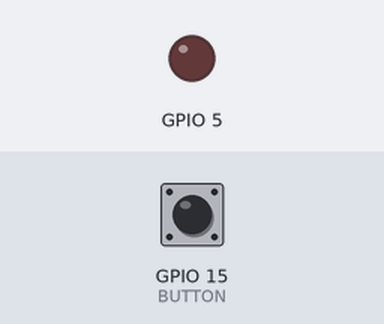
Bench run of a sketch on a simulated ESP32. Parts: output pins drawn as LEDs (lit = HIGH). The inputs (shaded band) are chosen by the test bench; at power-on: GPIO 15 (BUTTON) LOW.

Above: at 1.2 s.
1.3 s: GPIO 15 (BUTTON) pulled HIGH for 0.15 s
At 1.37 s:
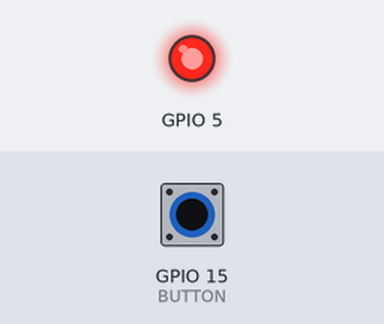
2.9 s: GPIO 15 (BUTTON) pulled HIGH for 3.2 s
At 6.5 s:
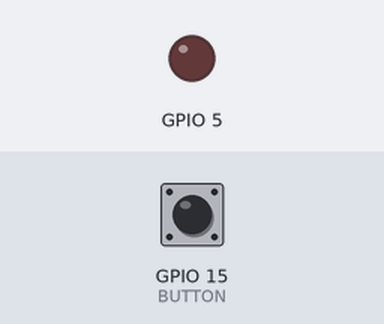
Timing chart, 0 to 8.0 s (numbered marks = the images above; inputs shaded):
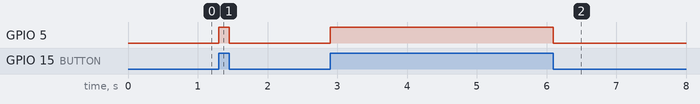

Measured:
- after the input at 1.3 s, GPIO 5: LOW → HIGH at once, → LOW 0.15 s later
- after the input at 2.9 s, GPIO 5: LOW → HIGH at once, → LOW 3.2 s later

The sketch:

T3-1.LedButton.ino
```cpp
#include "Led.h"
#include "Button.h"

int LED_RED = 5;
int BUTTON = 15;

Led led(LED_RED);
Button button(BUTTON);

void setup() {
}

void loop() {
  if(!button.isPressed()){
    led.red_high();
  } else {
    led.red_low();
  }
}
```

Button.h
```cpp
class Button {

private:
  int _buttonPin;

public:
  Button(int buttonPin) {
    _buttonPin = buttonPin;
    pinMode(_buttonPin, INPUT);
  }

  bool isPressed() {
    return !digitalRead(_buttonPin);
  }

};
```

Led.h
```cpp
class Led {

private:
  int _redLED;

public:
  Led(int redLED) {
    _redLED = redLED;

     pinMode(_redLED, OUTPUT);
  }

  void red_high() {
    digitalWrite(_redLED, HIGH);
  }


  void red_low() {
    digitalWrite(_redLED, LOW);
  }

};
```
